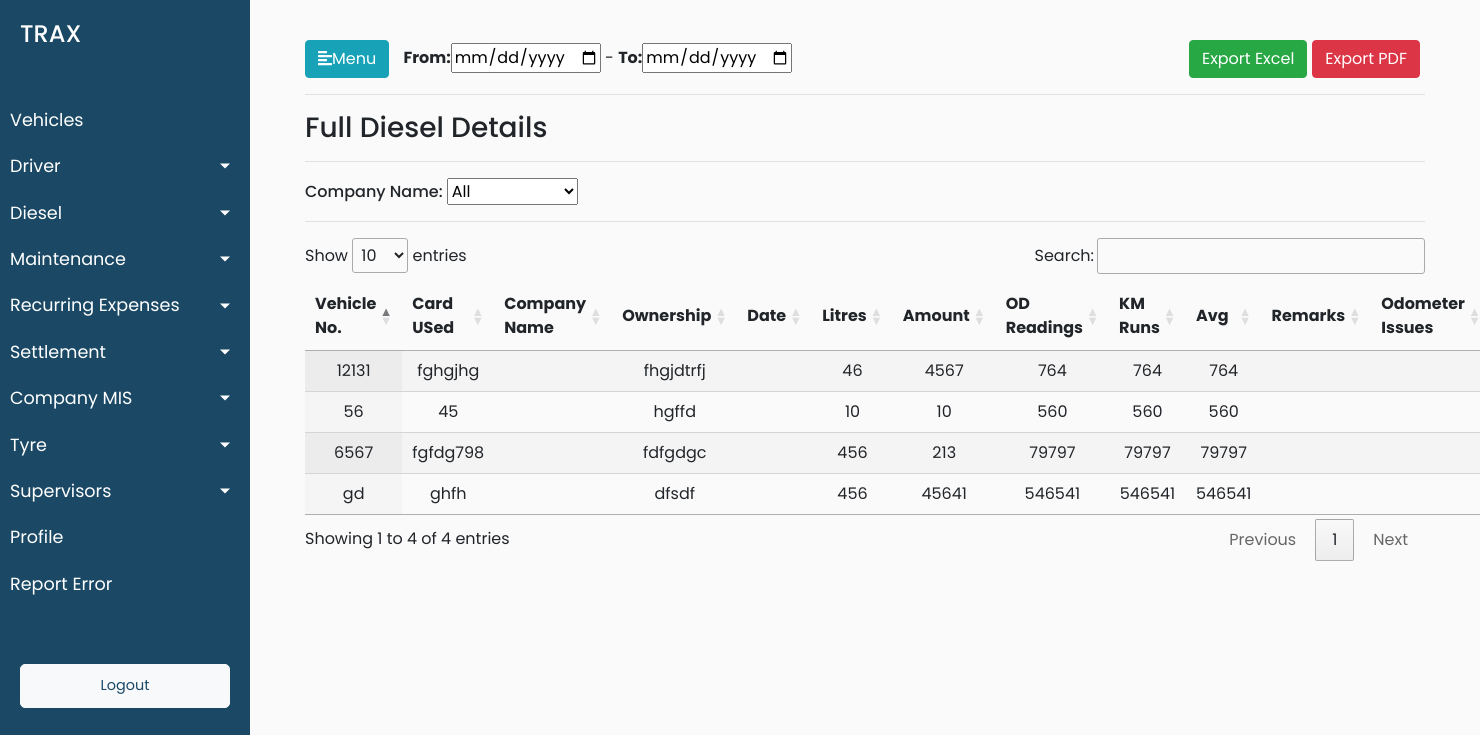
/diesel/full_diesel_details (signed in), run on an earlier commit of the app's database.
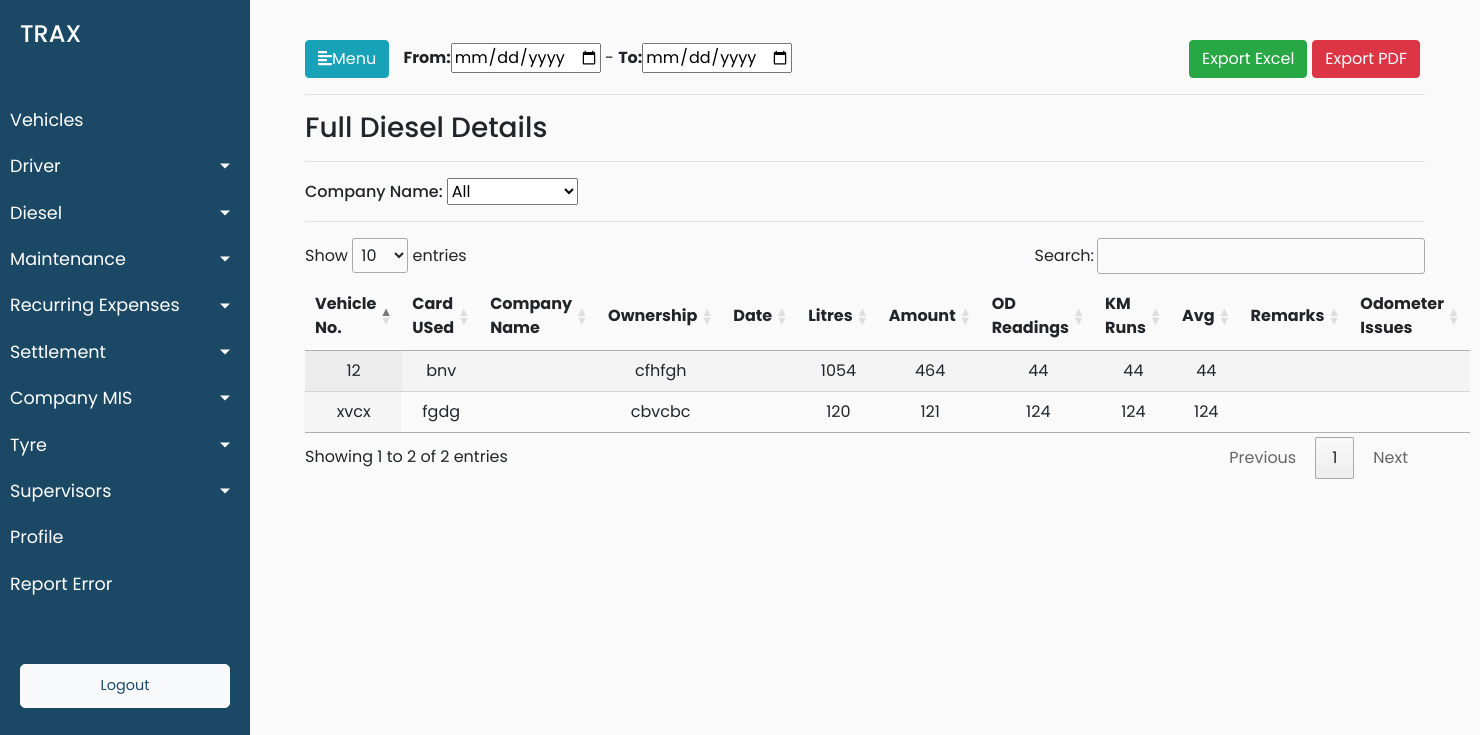
And on a later commit of the database.
### trax_vehicle_manager_data/models.py (models this page shows, shortened)
class Expenses(models.Model):
    expense_name = models.CharField(max_length=900,blank=True)
    expense_id = models.CharField(max_length=900,blank=True)
    expense_vehicle_id = models.ForeignKey(Vehicles, on_delete = models.CASCADE)

class Diesel(Expenses):
    terminal_id = models.CharField(max_length=900,blank=True)
    transaction_date = models.DateTimeField(default=timezone.now,blank=True)
    merchant = models.CharField(max_length=900,blank=True)
    account_number = models.CharField(max_length=900,blank=True)
    card_used = models.CharField(max_length=900,blank=True)
    vehicle_number = models.CharField(max_length=900,blank=True)
    vehicle_detail = models.CharField(max_length=900,blank=True)
    transaction_type = models.CharField(max_length=900,blank=True)
    diesel_rate = models.CharField(max_length=900,blank=True)
    volume = models.CharField(max_length=900,blank=True)
    amount_Rs = models.CharField(max_length=900,blank=True)
    diesel_debit = models.CharField(max_length=900,blank=True)
    diesel_credit = models.CharField(max_length=900,blank=True)
    balance_Rs = models.CharField(max_length=900,blank=True)
    odometer_reading = models.CharField(max_length=900,blank=True)
    ownership = models.CharField(max_length=900,blank=True)

### trax_vehicle_manager_data/views.py (the view)
# urls.py: path('diesel/full_diesel_details',views.full_diesel_details,name='full_diesel_details'),
@login_required(login_url='/login')
def full_diesel_details(request):
    diesel_objects = Diesel.objects.all()
    data = {'diesel_objects':diesel_objects}
    return render(request,'trax_vehicle_manager_data/full_diesel_details.html',data)

### trax_vehicle_manager_data/templates/trax_vehicle_manager_data/full_diesel_details.html (shortened to what this page needs)
{% extends 'trax_vehicle_manager_data/base.html' %}
{% load static %}
{% block stylesheets %}
<link rel="stylesheet" href="//cdn.datatables.net/1.10.19/css/jquery.dataTables.min.css">
{% endblock stylesheets %}
{% block content %}
<span><span id="date"><b>From:</b><input type="date"> - <b>To:</b><input type="date"></span><span id="btn">
        <button class="btn btn-success">Export Excel</button><button class="btn btn-danger">Export PDF</button></span> </span>
<hr>
<h3>Full Diesel Details</h3>
<hr>
<div>
    <form>
        <h6> Company Name:
            <select>
                <option>All</option>
            </select>
        </h6>
    </form>
</div>
<hr>
<div>
    <table id="test_table" class="display" style="width:100%">
        <thead>
            <tr>
                <th>Vehicle No.</th>
                <th>Card USed</th>
                <th>Company Name</th>
                <th>Ownership</th>
                <th>Date</th>
                <th>Litres</th>
                <th>Amount</th>
                <th>OD Readings</th>
                <th>KM Runs</th>
                <th>Avg</th>
                <th>Remarks</th>
                <th>Odometer Issues</th>
            </tr>
        </thead>
        <tbody>
        {% for diesel in diesel_objects %}
            <tr>
                <td>{{diesel.vehicle_number}}</td>
                <td>{{diesel.card_used}}</td>
                <td>{{diesel.}}</td>
                <td>{{diesel.ownership}}</td>
                <td>{{diesel.}}</td>
                <td>{{diesel.volume}}</td>
                <td>{{diesel.amount_Rs}}</td>
                <td>{{diesel.odometer_reading}}</td>
                <td>{{diesel.odometer_reading}}</td>
                <td>{{diesel.odometer_reading}}</td>
                <td>{{diesel.}}</td>
                <td>{{diesel.}}</td>
            </tr>
        {% endfor %}
        </tbody>
    </table>
</div>
{% endblock %}

What changed in the data, as far as the page shows it:
removed Diesel: vehicle_number "56", card_used "45", ownership "hgffd", volume "10", amount_Rs "10", odometer_reading "560"
removed Diesel: vehicle_number "12131", card_used "fghgjhg", ownership "fhgjdtrfj", volume "46", amount_Rs "4567", odometer_reading "764"
removed Diesel: vehicle_number "6567", card_used "fgfdg798", ownership "fdfgdgc", volume "456", amount_Rs "213", odometer_reading "79797"
removed Diesel: vehicle_number "gd", card_used "ghfh", ownership "dfsdf", volume "456", amount_Rs "45641", odometer_reading "546541"
added Diesel: vehicle_number "12", card_used "bnv", ownership "cfhfgh", volume "1054", amount_Rs "464", odometer_reading "44"
added Diesel: vehicle_number "xvcx", card_used "fgdg", ownership "cbvcbc", volume "120", amount_Rs "121", odometer_reading "124"
Also different on the page:
text written by a page script: "Show entries Search: Showing 1 to 4 of 4 entries Previous 1 Next" → "Show entries Search: Showing 1 to 2 of 2 entries Previous 1 Next"
